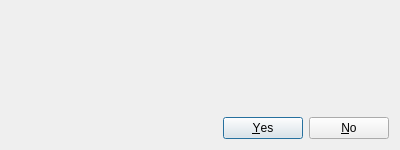
<?xml version="1.0" encoding="UTF-8"?>
<ui version="4.0">
 <class>Dialog</class>
 <widget class="QDialog" name="Dialog">
  <property name="windowModality">
   <enum>Qt::ApplicationModal</enum>
  </property>
  <property name="geometry">
   <rect>
    <x>0</x>
    <y>0</y>
    <width>400</width>
    <height>150</height>
   </rect>
  </property>
  <property name="windowTitle">
   <string>Access Control </string>
  </property>
  <property name="modal">
   <bool>true</bool>
  </property>
  <layout class="QVBoxLayout" name="verticalLayout">
   <item>
    <widget class="QLabel" name="operation_text">
     <property name="text">
      <string/>
     </property>
    </widget>
   </item>
   <item>
    <widget class="QDialogButtonBox" name="buttonBox">
     <property name="orientation">
      <enum>Qt::Horizontal</enum>
     </property>
     <property name="standardButtons">
      <set>QDialogButtonBox::No|QDialogButtonBox::Yes</set>
     </property>
    </widget>
   </item>
  </layout>
 </widget>
 <resources/>
 <connections>
  <connection>
   <sender>buttonBox</sender>
   <signal>accepted()</signal>
   <receiver>Dialog</receiver>
   <slot>accept()</slot>
   <hints>
    <hint type="sourcelabel">
     <x>248</x>
     <y>254</y>
    </hint>
    <hint type="destinationlabel">
     <x>157</x>
     <y>274</y>
    </hint>
   </hints>
  </connection>
  <connection>
   <sender>buttonBox</sender>
   <signal>rejected()</signal>
   <receiver>Dialog</receiver>
   <slot>reject()</slot>
   <hints>
    <hint type="sourcelabel">
     <x>316</x>
     <y>260</y>
    </hint>
    <hint type="destinationlabel">
     <x>286</x>
     <y>274</y>
    </hint>
   </hints>
  </connection>
 </connections>
</ui>
